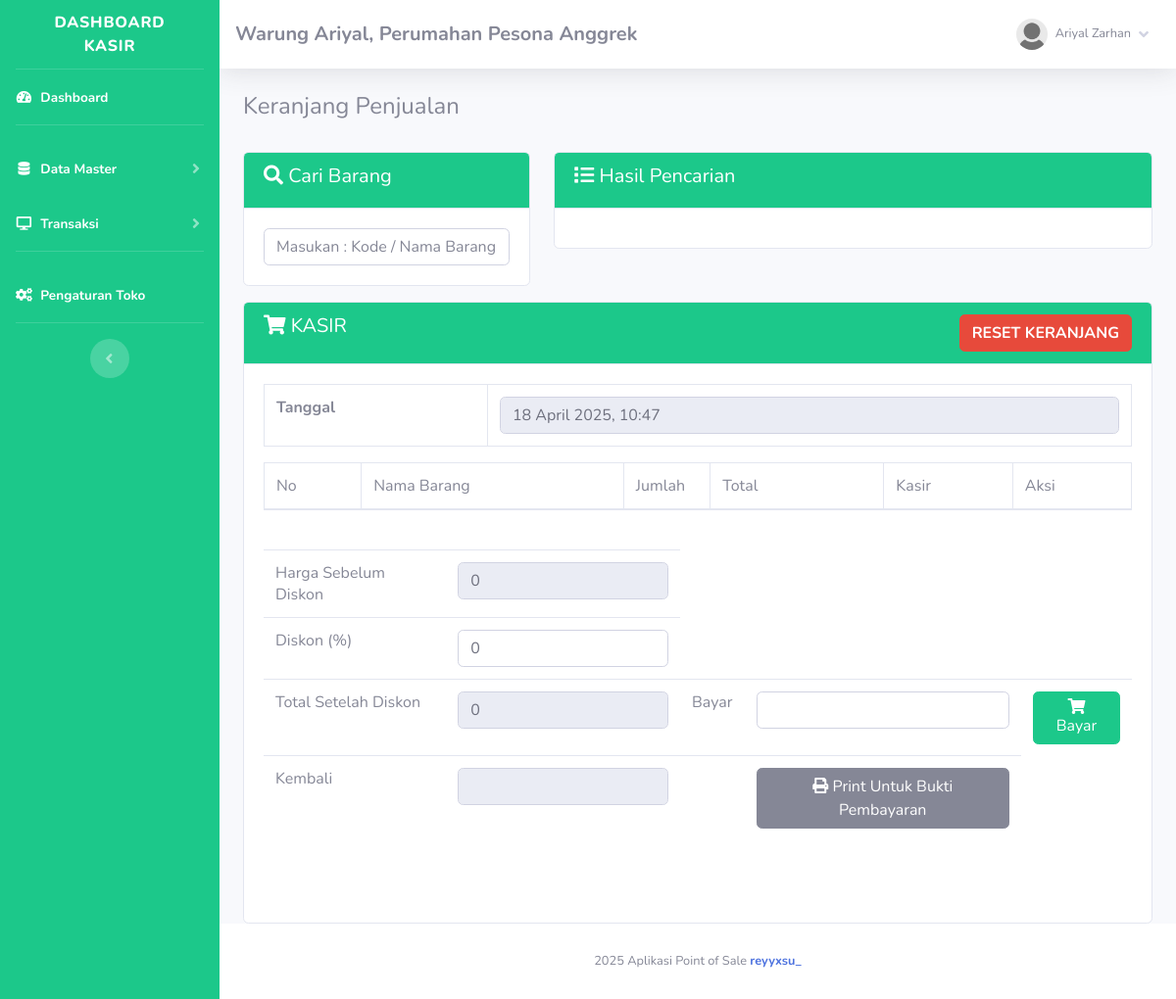
The app's page /index.php?page=jual (signed in), older data.
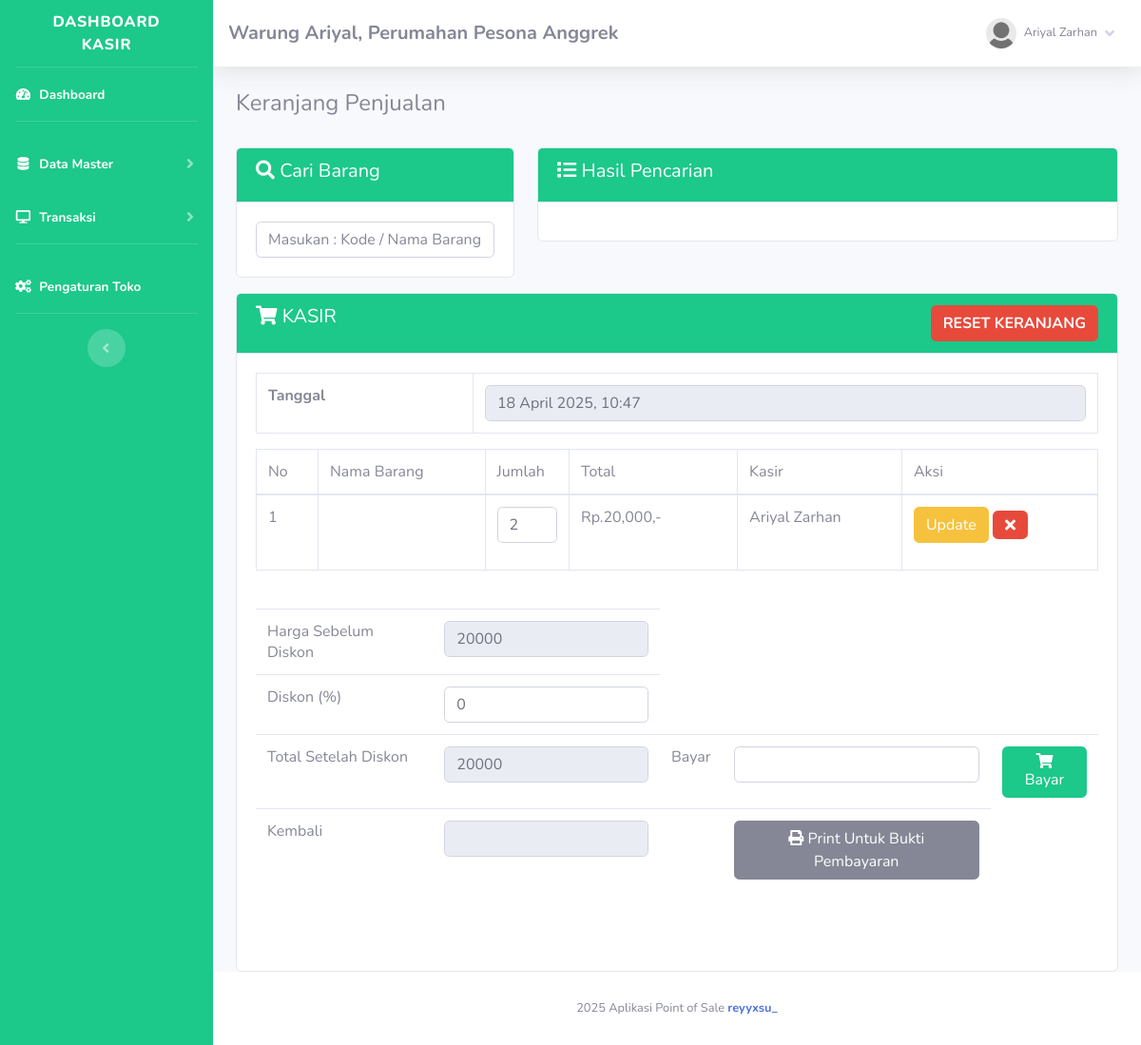
The same page, newer data.
### tables this page shows
CREATE TABLE `penjualan` (
  `id_penjualan` int(11) NOT NULL,
  `id_barang` varchar(255) NOT NULL,
  `id_member` int(11) NOT NULL,
  `jumlah` varchar(255) NOT NULL,
  `total` varchar(255) NOT NULL,
  `tanggal_input` varchar(255) NOT NULL
);

CREATE TABLE `member` (
  `id_member` int(11) NOT NULL,
  `nm_member` varchar(255) NOT NULL,
  `alamat_member` text NOT NULL,
  `telepon` varchar(255) NOT NULL,
  `email` varchar(255) NOT NULL,
  `gambar` text NOT NULL,
  `NIK` text NOT NULL
);

### admin/module/jual/index.php (the view, shortened to what this page needs)
<h4>Keranjang Penjualan</h4>
<br>
<div class="row">
	<div class="col-sm-4">
		<div class="card card-success mb-3">
			<div class="card-header bg-success text-white">
				<h5><i class="fa fa-search"></i> Cari Barang</h5>
			</div>
			<div class="card-body">
				<input type="text" id="cari" class="form-control" name="cari" placeholder="Masukan : Kode / Nama Barang  [ENTER]">
			</div>
		</div>
	</div>
	<div class="col-sm-8">
		<div class="card card-success mb-3">
			<div class="card-header bg-success text-white">
				<h5><i class="fa fa-list"></i> Hasil Pencarian</h5>
			</div>
			<div class="card-body">
			</div>
		</div>
	</div>
	<div class="col-sm-12">
		<div class="card card-success">
			<div class="card-header bg-success text-white">
				<h5><i class="fa fa-shopping-cart"></i> KASIR
				<a class="btn btn-danger float-right"
					onclick="javascript:return confirm('Apakah anda ingin reset keranjang ?');" href="fungsi/hapus/hapus.php?penjualan=jual">
					<b>RESET KERANJANG</b></a>
				</h5>
			</div>
			<div class="card-body">
				<div id="keranjang" class="table-responsive">
					<table class="table table-bordered">
						<tr>
							<td><b>Tanggal</b></td>
							<td><input type="text" readonly="readonly" class="form-control" value="<?php echo date("j F Y, G:i");?>" name="tgl"></td>
						</tr>
					</table>
					<table class="table table-bordered w-100" id="example1">
						<thead>
							<tr>
								<td> No</td>
								<td> Nama Barang</td>
								<td style="width:10%;"> Jumlah</td>
								<td style="width:20%;"> Total</td>
								<td> Kasir</td>
								<td> Aksi</td>
							</tr>
						</thead>
						<tbody>
							<?php $total_bayar=0; $no=1; $hasil_penjualan = $lihat -> penjualan();?>
							<?php foreach($hasil_penjualan  as $isi){?>
							<tr>
								<td><?php echo $no;?></td>
								<td><?php echo $isi['nama_barang'];?></td>
								<td>
									<form method="POST" action="fungsi/edit/edit.php?jual=jual">
											<input type="number" name="jumlah" value="<?php echo $isi['jumlah'];?>" class="form-control">
										</td>
										<td>Rp.<?php echo number_format($isi['total']);?>,-</td>
										<td><?php echo $isi['nm_member'];?></td>
										<td>
											<button type="submit" class="btn btn-warning">Update</button>
									<a href="fungsi/hapus/hapus.php?jual=jual&id=<?php echo $isi['id_penjualan'];?>&brg=<?php echo $isi['id_barang'];?>
										&jml=<?php echo $isi['jumlah']; ?>"  class="btn btn-danger"><i class="fa fa-times"></i>
									</a>
								</td>
							</tr>
							<?php $no++; $total_bayar += $isi['total'];}?>
						</tbody>
				</table>
				<br/>
				<div id="kasirnya">
					<table class="table table-stripped">
						<form method="POST" action="index.php?page=jual&nota=yes#kasirnya">
							<tr>
								<td>Harga Sebelum Diskon</td>
								<td><input type="text" class="form-control" id="harga_asli" value="<?php echo $total_bayar; ?>" readonly></td>
							</tr>
							<tr>
								<td>Diskon (%)</td>
								<td><input type="number" class="form-control" id="diskon" name="diskon" value="<?php echo isset($diskon) ? $diskon : 0;?>" min="0" max="100" onchange="hitungDiskon()"></td>
							</tr>
							<tr>
								<td>Total Setelah Diskon</td>
								<td><input type="text" class="form-control" id="total_setelah_diskon" name="total" readonly value="<?php echo isset($total_setelah_diskon) ? round($total_setelah_diskon) : ''; ?>"></td>
								<td>Bayar  </td>
								<td><input type="text" class="form-control" name="bayar" value="<?php echo $bayar;?>"></td>
								<td><button class="btn btn-success"><i class="fa fa-shopping-cart"></i> Bayar</button>
								<?php  if(isset($_GET['nota']) && $_GET['nota'] === 'yes') {?>
									<a class="btn btn-danger" href="fungsi/hapus/hapus.php?penjualan=jual">
									<b>RESET</b></a></td><?php }?></td>
							</tr>
						</form>
						<tr>
							<td>Kembali</td>
							<td><input type="text" class="form-control" readonly value="<?php echo isset($kembali) ? round($kembali) : ''; ?>"></td>
							<td></td>
							<td>
							<a href="print.php?nm_member=<?php echo $_SESSION['admin']['nm_member'];?>
							&bayar=<?php echo $bayar;?>&kembali=<?php echo $kembali;?>&diskon=<?php echo $diskon;?>&total_akhir=<?php echo $total_setelah_diskon;?>" target="_blank">
								<button class="btn btn-secondary">
									<i class="fa fa-print"></i> Print Untuk Bukti Pembayaran
								</button></a>
							</td>
						</tr>
					</table>
					<br/>
					<br/>
				</div>
			</div>
		</div>
	</div>
</div>

Row changes from the older to the newer data that the page shows:
added penjualan: jumlah "2", total "20,000", id_member.nm_member "Ariyal Zarhan"
Text that changed along with them:
form field value: "0" → "20000"
form field total: "0" → "20000"
